Frame 1 (no input): blank canvas, image omitted
Frame 60 (no input): blank canvas, image omitted
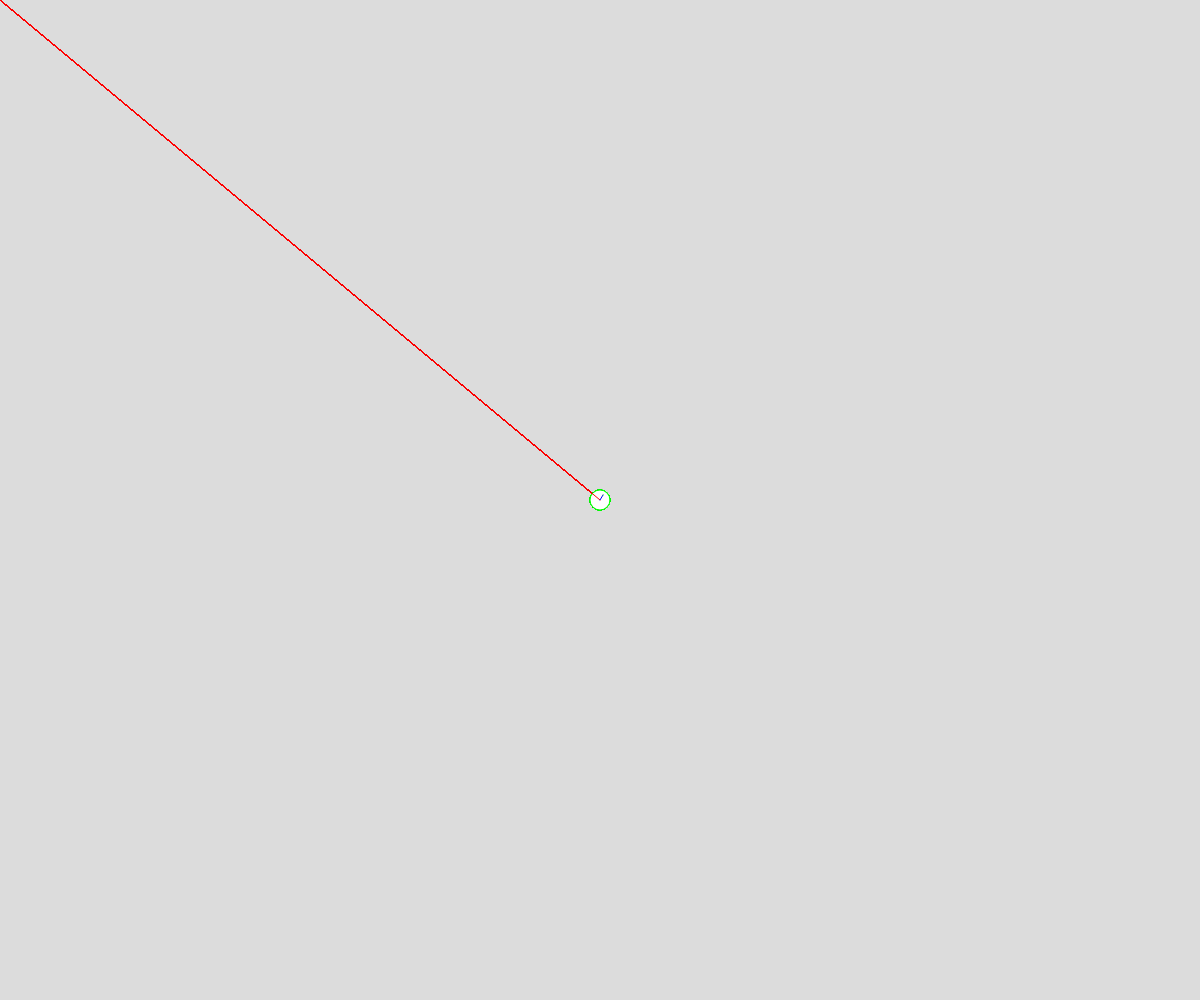
Frame 120 (the mouse pressed at the canvas centre since frame 60)

The p5.js sketch whose frames 1 and 60 were blank and that drew this single picture after the mouse press (run headless with seeded random() and noise() and a simulated clock; from frame 60 on, the mouse is pressed at the canvas centre):

// p5.js sketch
// ── sketch.js
// Vectors Demo
// Dara Bejide
// Oct 27th, 2026
//
// Extra for Experts:
// - describe what you did to take this project "above and beyond"

let objects = [];

async function setup() {
  createCanvas(windowWidth, windowHeight);
}

function draw() {
  background(220);
  if(mouseIsPressed){
    objects.push(new ball(mouseX, mouseY));
  }

  //process objects
  for(let o of objects){
    if(keyIsDown(' ')){
      o.move();
    }
    o.display();
  }
}

class ball{
  constructor(x, y){
    this.pos = createVector(x, y);
    this.vel = createVector(random(0, 5), -5);
    this.grav = createVector(0, 0.2);
    this.force = createVector(0, 0);
  }

  calcMouse(){
    //mouse vector "attractor" calculations
    this.force = createVector(mouseX, mouseY);
    this.force.sub(this.pos);
    this.force.normalize(); //sets hyp to 1
    this.force.mult(2); //scales by factor of 2
  }

  move(){
    if(false){
      this.calcMouse();
      this.vel.add(this.force);
      this.vel.limit(20);
    }
    else{
      this.vel.add(this.grav); //apply grav
    }
    this.pos.add(this.vel);

    //wall bounce
    if(this.pos.x < 0 || this.pos.x > width){
      this.vel.x *= -1;
    }
    //floor bounce
    if(this.pos.y > height){
      this.vel.y *= -0.9;

    }
  }
  display(){
    //display the ball
    circle(this.pos.x, this.pos.y, 20);

    //display the vectors
    if(true){
      stroke(255, 0, 0);
      line(0,0,this.pos.x,this.pos.y);
    
      let endX = this.pos.x + this.vel.x;
      let endY = this.pos.y + this.vel.y;

      stroke(0,0,255);
      line(this.pos.x, this.pos.y, endX, endY);

      stroke(0,255,0);
      line(endX, endY, endX+this.force.x, endY+this.force.y);
    }
  }
}
